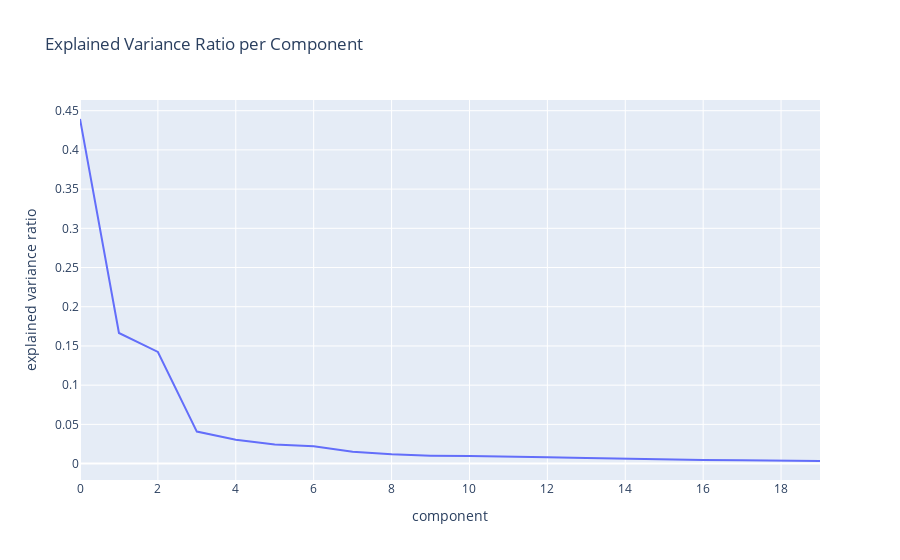

Source (notebook cell):
### Code cell
fig = px.line(x=[i for i in range(n_components)], y=pca.explained_variance_ratio_, labels={'x': 'component', 'y': 'explained variance ratio'}, title="Explained Variance Ratio per Component")
fig.show()

### Figure 1 — Plotly figure (JSON) as saved in the notebook; plotly's stock layout.template omitted (floating-point values rounded to 4 significant figures)
{"data": [{"hovertemplate": "component=%{x}<br>explained variance ratio=%{y}<extra></extra>", "legendgroup": "", "line": {"color": "#636efa", "dash": "solid"}, "marker": {"symbol": "circle"}, "mode": "lines", "name": "", "orientation": "v", "showlegend": false, "type": "scatter", "x": [0, 1, 2, 3, 4, 5, 6, 7, 8, 9, 10, 11, 12, 13, 14, 15, 16, 17, 18, 19], "xaxis": "x", "y": [0.4394, 0.1666, 0.1423, 0.0408, 0.03048, 0.02428, 0.02216, 0.01523, 0.01174, 0.01009, 0.009504, 0.008335, 0.008002, 0.007023, 0.005962, 0.004899, 0.004685, 0.004369, 0.003916, 0.003286], "yaxis": "y"}], "layout": {"legend": {"tracegroupgap": 0}, "title": {"text": "Explained Variance Ratio per Component"}, "xaxis": {"anchor": "y", "domain": [0, 1], "title": {"text": "component"}}, "yaxis": {"anchor": "x", "domain": [0, 1], "title": {"text": "explained variance ratio"}}}}
